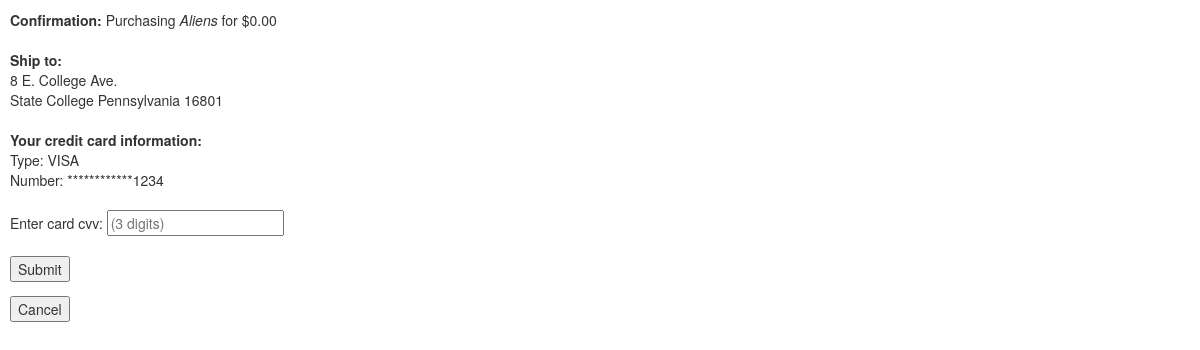
The page /Website-Files/transaction.php?iid=52 (signed in) on the database its author committed.
### tables this page shows
CREATE TABLE Users(
	uid 		INTEGER		NOT NULL AUTO_INCREMENT,
	email		VARCHAR(50)	NOT NULL,
	password	VARCHAR(100)	NOT NULL,
	name		VARCHAR(50),
	addressStreet	VARCHAR(50), 
	addressCity	VARCHAR(50),
	addressState	VARCHAR(50),	
	addressZip	VARCHAR(50),
	phone		VARCHAR(20),
	age		INTEGER,
	ratingAvg	FLOAT(3,1),
	totalRatings	INTEGER,
	UNIQUE(email),
	PRIMARY KEY(uid)
);

CREATE TABLE Uses_Card(
	uid		INTEGER,
	cardId		INTEGER,
	PRIMARY KEY(uid, cardId),
	FOREIGN KEY(uid) REFERENCES Users(uid)
		ON UPDATE CASCADE
		ON DELETE CASCADE,
	FOREIGN KEY(cardId) REFERENCES CreditCards(cardId)
		ON UPDATE CASCADE
		ON DELETE CASCADE
);

CREATE TABLE CreditCards(
	cardId		Integer		NOT NULL AUTO_INCREMENT,
	cardNum		VARCHAR(100)	NOT NULL,
	securityCode	VARCHAR(100)	NOT NULL,
	cardType	VARCHAR(20)	NOT NULL,
	cardExp		DATE		NOT NULL,
	PRIMARY KEY(cardId)
);

### Website-Files/transaction.php (the view, shortened to what this page needs)
<?php
	$db = mysqli_connect('localhost','root','Password22#','cmpsc431w')
 	or die('Error connecting to MySQL server.');
 	$mid = $_GET['mid'];
	$iid = $_GET['iid'];
	$trType = $_GET['trType'];
	$bid = $_GET['bid'];
	$query = "SELECT M.title
	          FROM Is_Movie I, Movies M
	          WHERE M.movieId = I.movieId AND I.itemId = ".$iid." ";
	mysqli_query($db, $query) or die('Error querying movies database.');
	$movie = mysqli_fetch_array(mysqli_query($db, $query));
	$query = "SELECT S.sellerId, S.companyName
	          FROM Sold_By B, Sellers S
	          WHERE B.sellerId = S.sellerId AND B.itemId = ".$iid;
	mysqli_query($db, $query) or die('Error querying movies database.');
	switch ($trType)
	{
		default:
			$query = "SELECT price
			          FROM SaleItems S
			          WHERE itemId = ".$iid;
			mysqli_query($db, $query) or die('Error querying movies database.');
			$saleItem = mysqli_fetch_array(mysqli_query($db, $query));
			$revenue = money_format("%n", $saleItem['price']);
			$msg = "Purchasing <i>".$movie['title']."</i> for $".$revenue;
			break;
	}
	$cookie_name = "user_id";
	$uid = $_COOKIE[$cookie_name];
	$query = "SELECT *
	          FROM Users U
	          WHERE uid = ".$uid;
	mysqli_query($db, $query) or die('Error querying movies database.');
	$user = mysqli_fetch_array(mysqli_query($db, $query));
	$query = "SELECT *
	          FROM Uses_Card U, CreditCards C
	          WHERE U.cardId = C.cardId AND U.uid = ".$uid;
	mysqli_query($db, $query) or die('Error querying movies database.');
	$card = mysqli_fetch_array(mysqli_query($db, $query));
	if ($card != null)
	{
		$cardNumber = $card['cardNum'];
		$cardNumber = str_pad(substr($cardNumber, -4), strlen($cardNumber), '*', STR_PAD_LEFT);
	}
	else
	{
		$cardNumber = "[none on file]";
	}
	$transactionDone = 0;
	echo '<header><link rel="stylesheet" href="https://maxcdn.bootstrapcdn.com/bootstrap/3.3.7/css/bootstrap.min.css"></header>';
	echo '<body style="padding: 10px">';
	if (!$transactionDone)
	{
		if ($card == null)
			echo '<form method="POST" action="item.php?mid='.$mid.'&iid='.$iid.'">';
		else if (!$transactionDone)
			echo '<form method="POST" action="transaction.php?mid='.$mid.'&iid='.$iid.'&trType='.$trType.'&bid='.$bid.'">';
		else
			echo '<form method="POST" action="item.php?mid='.$mid.'&iid='.$iid.'">';
		echo '<strong>Confirmation:</strong> '.$msg.'<br/><br/>';
		if ($trType != 1)
			echo '<strong>Ship to:</strong><br/>'.$user['addressStreet'].'<br/>'.
		          $user['addressCity'].' '.$user['addressState'].' '.$user['addressZip'].'<br/><br/>';
		echo '<strong>Your credit card information:</strong><br/> '.
		     'Type: '.$card['cardType'].'<br/>Number: '.$cardNumber.'<br/><br/>';
		echo 'Enter card cvv: <input type="text" name="cvv" placeholder="(3 digits)"/><br/><br/>';
		if ($card != null) echo '<input type="submit" value="Submit"/>';
		else echo "<label style='color: red'>Cannot complete transaction: no credit card on file.</label><br/>";
		echo '</form></body>';
	}
	$returnMsg = $transactionDone ? "Return" : "Cancel";
	echo '<form method="POST" action="item.php?mid='.$mid.'&iid='.$iid.'">';
	echo '<input type="submit" value="'.$returnMsg.'"/>';
	echo '</form></body>';
?>

### rows shown on the page
users: addressStreet "8 E. College Ave.", addressCity "State College", addressState "Pennsylvania", addressZip "16801"
uses_card: cardId.cardType "VISA", cardId.cardNum "************1234"

### other values the page prints
$movie['title'] "Aliens"
$revenue "0.00"
